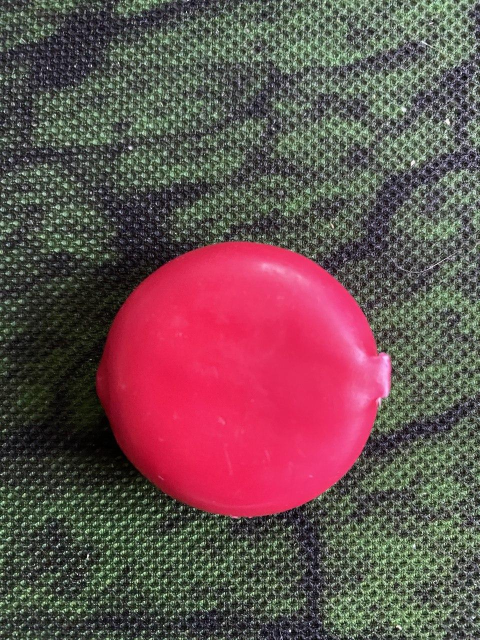
#> input picture test_ball.jpg, 960 x 1280 px, given in place of the camera (shown at 1/2 size)
$ python ball_tracking.py
#> lines starting #> are read from the running program, lines starting #| are printed output that depends on the picture; after the words box and inside, x2 and y2 are one past the last pixel; in counts of white or black regions, pixels touching at a corner belong together
from collections import deque
from imutils.video import VideoStream
import numpy as np
import argparse
import cv2
import imutils
import time
# powerd by https://www.pyimagesearch.com/2015/09/14/ball-tracking-with-opencv/
# use cv2 over opencv since opencv releases 2 python versions
# construct the argument parse and parse the arguments
ap = argparse.ArgumentParser()
ap.add_argument("-v", "--video",
                help="path to the (optional) video file")
ap.add_argument("-b", "--buffer", type=int, default=64,
                help="max buffer size")
args = vars(ap.parse_args())

# HSV is closer to how humans perceive color --> hue, saturation, and value


# define the lower and upper boundaries of the "green"
# ball in the HSV color space, then initialize the
# list of tracked points
greenLower = (144, 105, 123)
greenUpper = (177, 221, 237)
#greenLower = (174, 162, 57)
#greenUpper = (179, 211, 149)
pts = deque(maxlen=args["buffer"])

# to the webcam
# imutils.video VideoStream threaded class for efficiency
if not args.get("video", False):
    vs = VideoStream(src=0).start()
# otherwise, grab a reference to the video file
else:
    vs = cv2.VideoCapture(args["video"])

#iteration for each frame
while True:
	# grab the current frame
	# read  method of our camera pointer which returns a 2-tuple.
	#The first entry in the tuple, grabbed is a boolean indicating whether the frame
	# was successfully read or not. The frame is the video frame itself.
	frame = vs.read()
#> frame is the input picture: shape (1280, 960, 3); mean B, G, R 79.6, 78.2, 107.9
	# handle the frame from VideoCapture or VideoStream
	frame = frame[1] if args.get("video", False) else frame
	# if we are viewing a video and we did not grab a frame,
	# then we have reached the end of the video
	if frame is None:
		break
	# resize the frame, blur it, and convert it to the HSV
	# color space
	# preprocess our frame a bit. First, we resize the frame to have a width of 600px. Downsizing the frame
	# allows us to process the frame faster, leading to an increase in FPS (since we have less image data
	# to process). We’ll then blur the frame  to reduce high frequency noise and allow us to focus on the
	# structural objects inside the frame, such as the ball. Finally, we’ll convert the frame
	# to the HSV color space.

	frame = imutils.resize(frame, width=600)
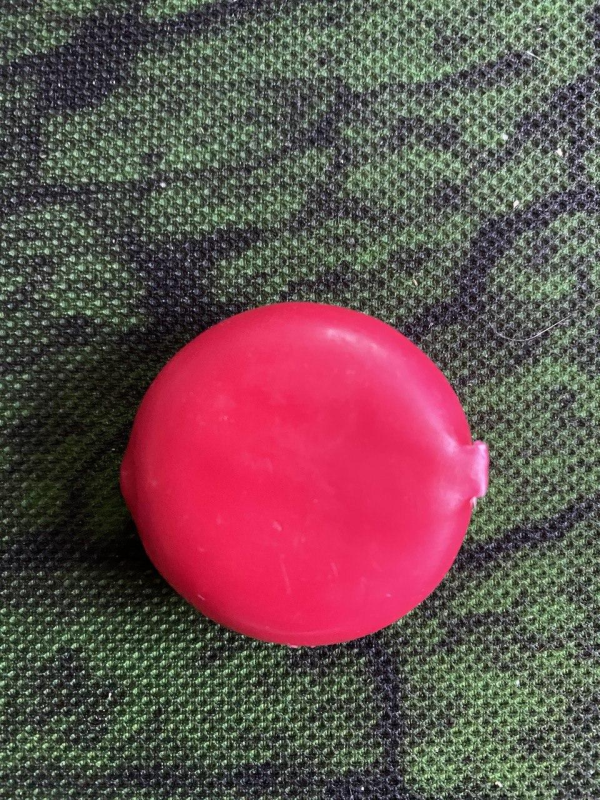
#> frame: shape (800, 600, 3); mean B, G, R 79.6, 78.2, 107.9
	blurred = cv2.GaussianBlur(frame, (11, 11), 0)
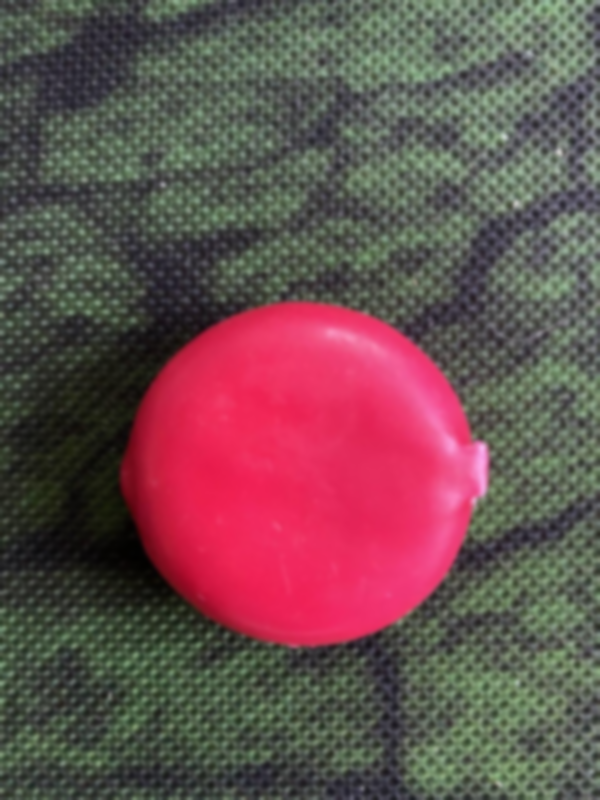
#> blurred: shape (800, 600, 3); mean B, G, R 79.6, 78.2, 107.9
	hsv = cv2.cvtColor(blurred, cv2.COLOR_BGR2HSV)
#> hsv: shape (800, 600, 3); mean H, S, V 85.6, 71.9, 115.1
	# construct a mask for the color "green"
	# returns binary mask
	mask = cv2.inRange(hsv, greenLower, greenUpper)
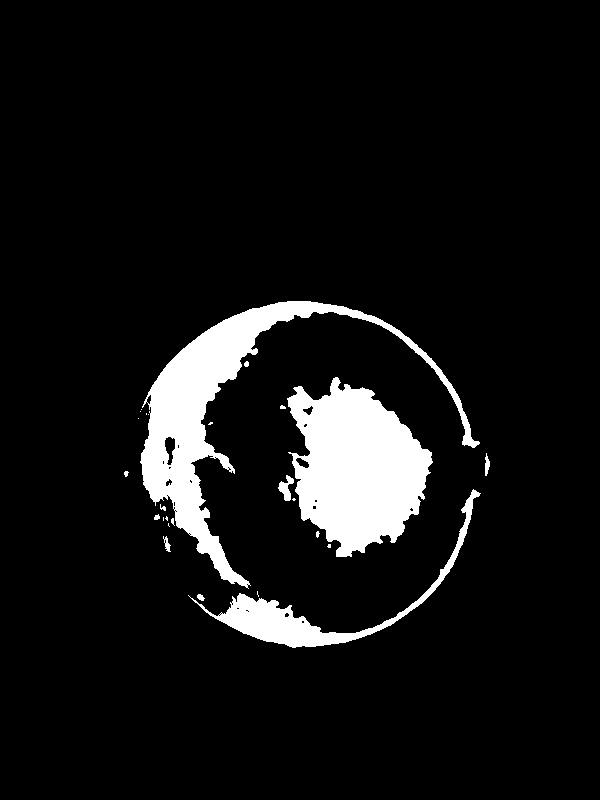
#> mask: shape (800, 600); 7.9% white; 26 white regions (15 under 20 px), largest, box (x1, y1, x2, y2) and area: (287, 377, 433, 557) 16868, (140, 301, 480, 589) 15835, (188, 489, 481, 648) 4850
	# series of dilations and erosions to remove any small
	# blobs left in the mask
	mask = cv2.erode(mask, None, iterations=2)
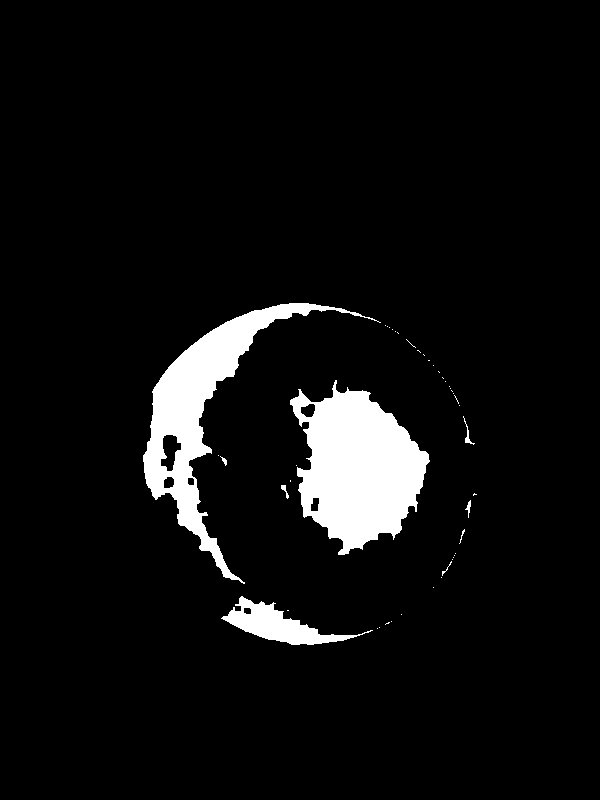
#> mask: shape (800, 600); 6.1% white; 45 white regions (36 under 20 px), largest, box (x1, y1, x2, y2) and area: (290, 380, 430, 555) 14845, (143, 303, 381, 584) 11545, (221, 596, 373, 645) 2600
	mask = cv2.dilate(mask, None, iterations=2)
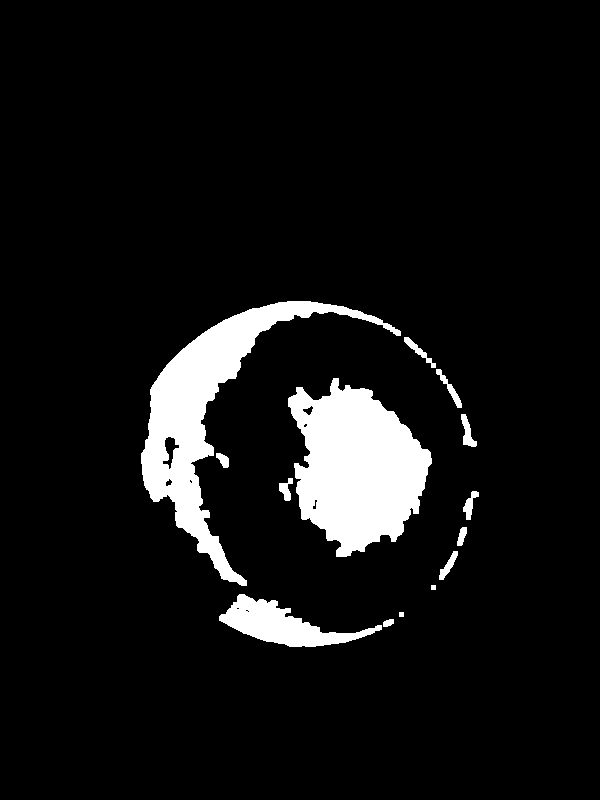
#> mask: shape (800, 600); 7.6% white; 14 white regions

	# find contours in the mask and initialize the current
	# (x, y) center of the ball
	cnts = cv2.findContours(mask.copy(), cv2.RETR_EXTERNAL,
		cv2.CHAIN_APPROX_SIMPLE)
#> cnts = 14 contours, 2 with area under 20; largest, box (x1, y1, x2, y2) and area: (288, 378, 432, 557) 16416, (141, 301, 401, 586) 14290, (219, 594, 382, 647) 3433, (461, 414, 477, 447) 213, (436, 369, 462, 408) 193
	cnts = imutils.grab_contours(cnts)
	center = None
	# only proceed if at least one contour was found
	if len(cnts) > 0:
		# find the largest contour in the mask, then use
		# it to compute the minimum enclosing circle and
		# centroid
		c = max(cnts, key=cv2.contourArea)
#> c = contour of 251 points, box (x1, y1, x2, y2) (288, 378, 432, 557), area 16416
		((x, y), radius) = cv2.minEnclosingCircle(c)
#> x = 344.2; y = 464.8; radius = 91.55
		M = cv2.moments(c)
#> M = moments, m00 16415.5, centre m10/m00, m01/m00 = (356.6, 467)
		center = (int(M["m10"] / M["m00"]), int(M["m01"] / M["m00"]))
#> center = (356, 467)
		# only proceed if the radius meets a minimum size
		if radius > 10:
			# draw the circle and centroid on the frame,
			# then update the list of tracked points
			cv2.circle(frame, (int(x), int(y)), int(radius),
				(0, 255, 255), 2)
			cv2.circle(frame, center, 5, (0, 0, 255), -1)
#> frame: shape (800, 600, 3); mean B, G, R 79.2, 78.9, 108
			text = "X: "+str(x)+" Y: "+str(y)
			text_center =(int(center[0]-radius-1),int(center[1]-radius-1))
#> text_center = (263, 374)
			cv2.putText(img=frame,text=text,org=text_center,fontFace=cv2.FONT_HERSHEY_COMPLEX,fontScale=0.5,color=(0, 255, 0))
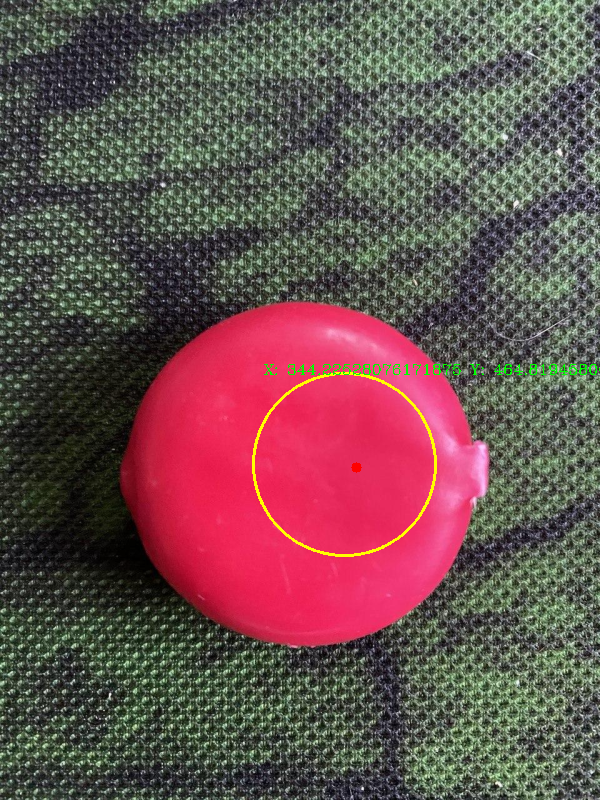
#> frame: shape (800, 600, 3); mean B, G, R 79, 79.2, 107.6
	# update the points queue
	pts.appendleft(center)
	# loop over the set of tracked points
	for i in range(1, len(pts)):
		# if either of the tracked points are None, ignore
		# them
		if pts[i - 1] is None or pts[i] is None:
			continue
		# otherwise, compute the thickness of the line and
		# draw the connecting lines
		thickness = int(np.sqrt(args["buffer"] / float(i + 1)) * 2.5)
		cv2.line(frame, pts[i - 1], pts[i], (0, 0, 255), thickness)
	# show the frame to our screen
	cv2.imshow("Frame", frame)
	key = cv2.waitKey(1) & 0xFF
#> (key q is pressed here)
	# if the 'q' key is pressed, stop the loop
	if key == ord("q"):
		break
# if we are not using a video file, stop the camera video stream
if not args.get("video", False):
	vs.stop()
# otherwise, release the camera
else:
	vs.release()
# close all windows
cv2.destroyAllWindows()
